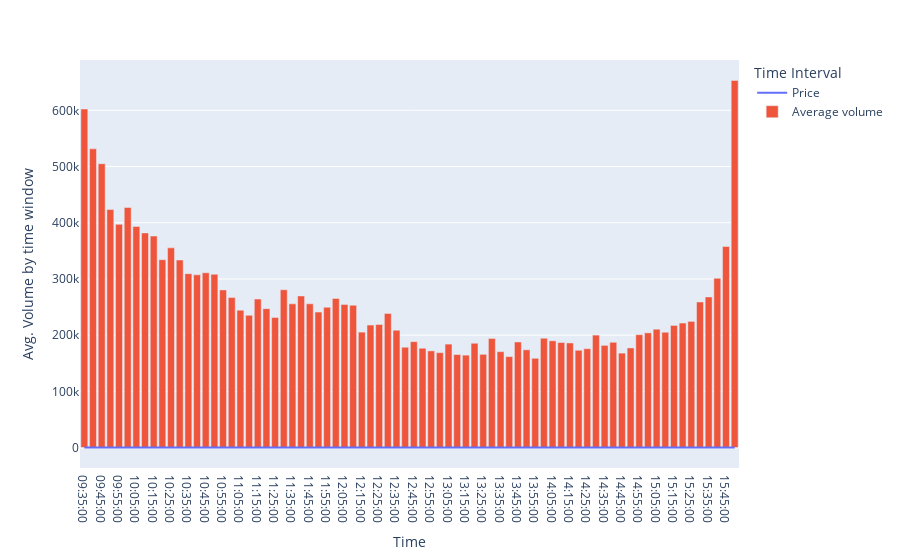

The code cell stored with this chart in its notebook:
### Code cell
# Plot volume pattern for full sample average volume
fig = px.line(x=avgvol[avgvol.values > 0].index, 
              y=[1]*avgvol[avgvol.values > 0].index.__len__(), 
              color=px.Constant("Price"),
              labels=dict(x="Time", y="Avg. Volume by time window", color="Time Interval"))


fig.add_bar(x=avgvol[avgvol.values > 0].index, y=avgvol[avgvol > 0], name="Average volume")
fig.show()

### Figure 1 — Plotly figure (JSON) as saved in the notebook; plotly's stock layout.template omitted (floating-point values rounded to 4 significant figures)
{"data": [{"hovertemplate": "Time Interval=Price<br>Time=%{x}<br>Avg. Volume by time window=%{y}<extra></extra>", "legendgroup": "Price", "line": {"color": "#636efa", "dash": "solid"}, "marker": {"symbol": "circle"}, "mode": "lines", "name": "Price", "orientation": "v", "showlegend": true, "type": "scatter", "x": ["09:35:00", "09:40:00", "09:45:00", "09:50:00", "09:55:00", "10:00:00", "10:05:00", "10:10:00", "10:15:00", "10:20:00", "10:25:00", "10:30:00", "10:35:00", "10:40:00", "10:45:00", "10:50:00", "10:55:00", "11:00:00", "11:05:00", "11:10:00", "11:15:00", "11:20:00", "11:25:00", "11:30:00", "11:35:00", "11:40:00", "11:45:00", "11:50:00", "11:55:00", "12:00:00", "12:05:00", "12:10:00", "12:15:00", "12:20:00", "12:25:00", "12:30:00", "12:35:00", "12:40:00", "12:45:00", "12:50:00", "12:55:00", "13:00:00", "13:05:00", "13:10:00", "13:15:00", "13:20:00", "13:25:00", "13:30:00", "13:35:00", "13:40:00", "13:45:00", "13:50:00", "13:55:00", "14:00:00", "14:05:00", "14:10:00", "14:15:00", "14:20:00", "14:25:00", "14:30:00", "14:35:00", "14:40:00", "14:45:00", "14:50:00", "14:55:00", "15:00:00", "15:05:00", "15:10:00", "15:15:00", "15:20:00", "15:25:00", "15:30:00", "15:35:00", "15:40:00", "15:45:00", "15:50:00"], "xaxis": "x", "y": [1, 1, 1, 1, 1, 1, 1, 1, 1, 1, 1, 1, 1, 1, 1, 1, 1, 1, 1, 1, 1, 1, 1, 1, 1, 1, 1, 1, 1, 1, 1, 1, 1, 1, 1, 1, 1, 1, 1, 1, 1, 1, 1, 1, 1, 1, 1, 1, 1, 1, 1, 1, 1, 1, 1, 1, 1, 1, 1, 1, 1, 1, 1, 1, 1, 1, 1, 1, 1, 1, 1, 1, 1, 1, 1, 1], "yaxis": "y"}, {"name": "Average volume", "type": "bar", "x": ["09:35:00", "09:40:00", "09:45:00", "09:50:00", "09:55:00", "10:00:00", "10:05:00", "10:10:00", "10:15:00", "10:20:00", "10:25:00", "10:30:00", "10:35:00", "10:40:00", "10:45:00", "10:50:00", "10:55:00", "11:00:00", "11:05:00", "11:10:00", "11:15:00", "11:20:00", "11:25:00", "11:30:00", "11:35:00", "11:40:00", "11:45:00", "11:50:00", "11:55:00", "12:00:00", "12:05:00", "12:10:00", "12:15:00", "12:20:00", "12:25:00", "12:30:00", "12:35:00", "12:40:00", "12:45:00", "12:50:00", "12:55:00", "13:00:00", "13:05:00", "13:10:00", "13:15:00", "13:20:00", "13:25:00", "13:30:00", "13:35:00", "13:40:00", "13:45:00", "13:50:00", "13:55:00", "14:00:00", "14:05:00", "14:10:00", "14:15:00", "14:20:00", "14:25:00", "14:30:00", "14:35:00", "14:40:00", "14:45:00", "14:50:00", "14:55:00", "15:00:00", "15:05:00", "15:10:00", "15:15:00", "15:20:00", "15:25:00", "15:30:00", "15:35:00", "15:40:00", "15:45:00", "15:50:00"], "y": [602300.0, 531500.0, 504900.0, 423500.0, 397200.0, 427200.0, 393500.0, 381900.0, 376300.0, 334300.0, 355300.0, 333700.0, 309400.0, 307400.0, 311000.0, 308300.0, 280600.0, 266900.0, 244500.0, 235300.0, 264200.0, 247200.0, 231500.0, 280800.0, 255700.0, 269800.0, 255800.0, 241100.0, 249600.0, 265400.0, 254800.0, 253200.0, 205400.0, 218000.0, 219000.0, 238700.0, 208700.0, 178600.0, 188400.0, 176700.0, 172000.0, 168900.0, 184100.0, 165600.0, 164500.0, 185600.0, 165900.0, 194100.0, 170700.0, 161900.0, 187900.0, 173963, 158900.0, 194500.0, 190000.0, 186900.0, 186100.0, 173100.0, 175900.0, 200100.0, 181800.0, 187400.0, 168100.0, 177200.0, 200800.0, 204200.0, 210600.0, 205200.0, 217300.0, 221600.0, 224500.0, 259000.0, 268000.0, 301200.0, 357700.0, 653200.0]}], "layout": {"legend": {"title": {"text": "Time Interval"}, "tracegroupgap": 0}, "margin": {"t": 60}, "xaxis": {"anchor": "y", "domain": [0, 1], "title": {"text": "Time"}}, "yaxis": {"anchor": "x", "domain": [0, 1], "title": {"text": "Avg. Volume by time window"}}}}
